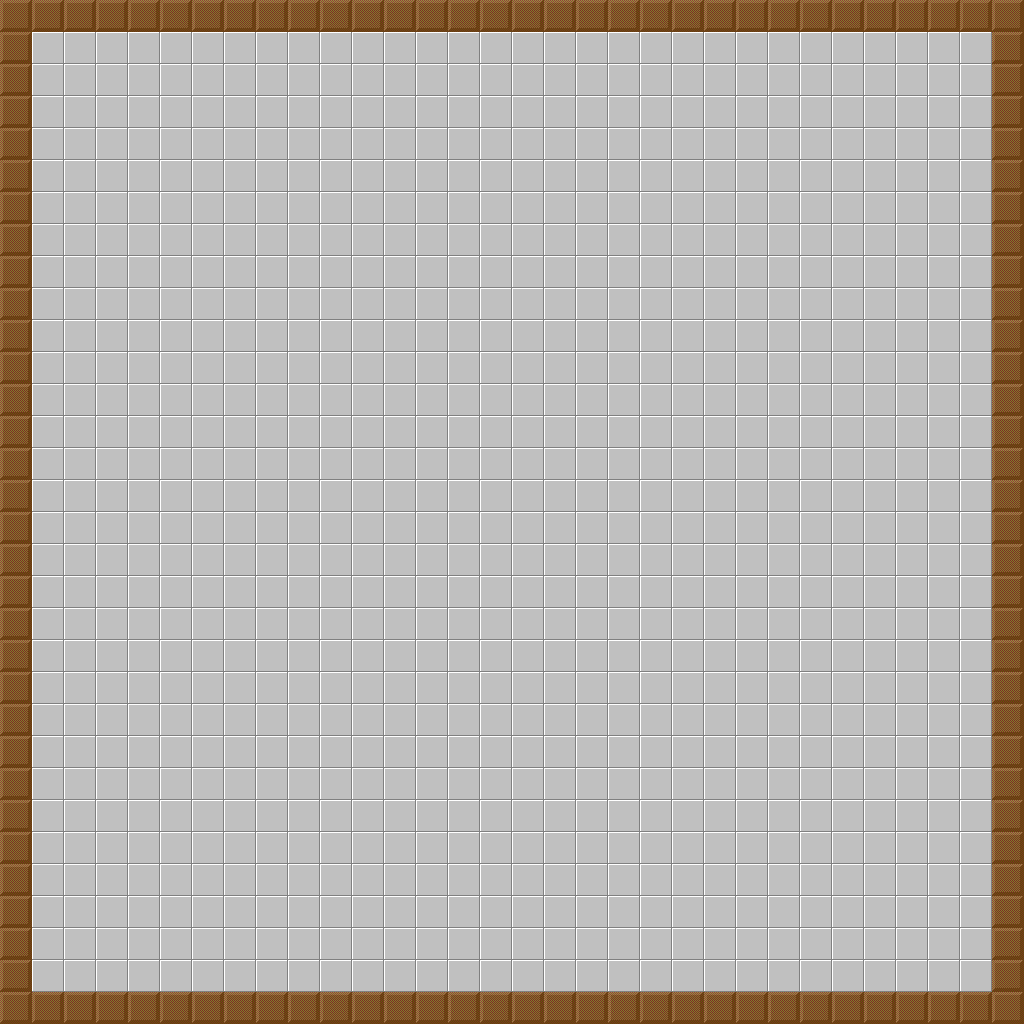

This game map was drawn from its Tiled (.tmx) file and the tilesets committed beside it. A one-line description and the trimmed map source follow:
An orthogonal 32x32 tile map with 32x32 px tiles, 5 tile layers (Background, Walls, Entities, Entities2, ...).

<map version="1.0" orientation="orthogonal" width="32" height="32" tilewidth="32" tileheight="32">
 <properties>
  <property name="chipCount" value="0" />
  <property name="hint" value="" />
  <property name="name" value="" />
  <property name="password" value="" />
  <property name="timeLimit" value="-1" />
 </properties>
 <tileset firstgid="1" name="tileset" tilewidth="32" tileheight="32">
  <image source="tileset.png" width="416" height="512" />
 </tileset>
 <layer name="Background" width="32" height="32">
  <data>[1024 cells, 1024 non-empty, 1 distinct tile ids]</data>
 </layer>
 <layer name="Walls" width="32" height="32">
  <data>[1024 cells, 124 non-empty, 1 distinct tile ids]</data>
 </layer>
 <layer name="Entities" width="32" height="32">
  <data>[1024 cells, 0 non-empty, 0 distinct tile ids]</data>
 </layer>
 <layer name="Entities2" width="32" height="32" opacity="0.67">
  <data>[1024 cells, 0 non-empty, 0 distinct tile ids]</data>
 </layer>
 <layer name="Collision" width="32" height="32" opacity="0.69">
  <data>[1024 cells, 124 non-empty, 1 distinct tile ids]</data>
 </layer>
</map>
